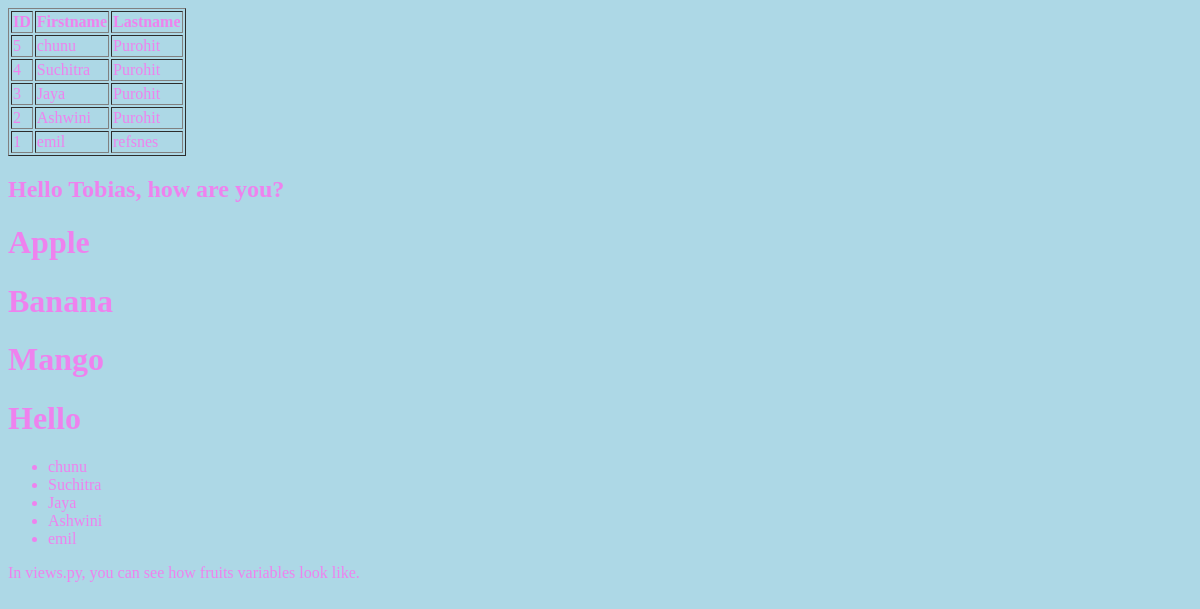
The app's page /testing/, older data.
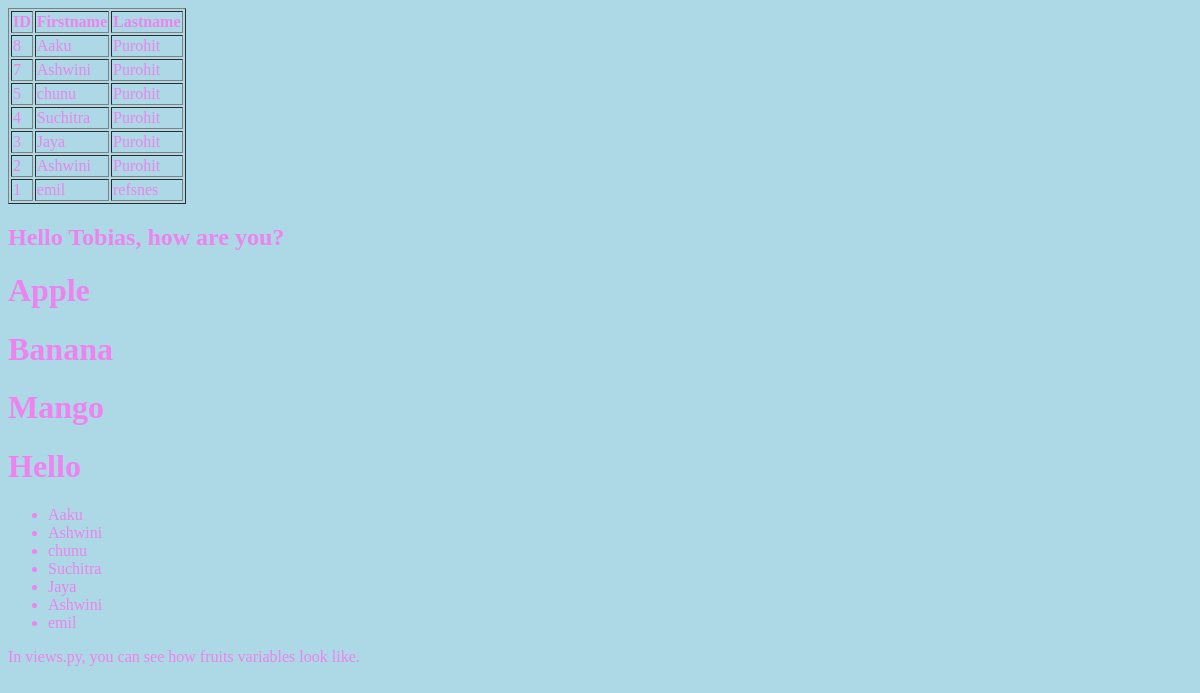
The same page, newer data.
### members/models.py (models this page shows, shortened)
class Member(models.Model):
    firstname = models.CharField(max_length=255)
    lastname = models.CharField(max_length=255)
    phone = models.IntegerField(null=True)
    joined_date = models.DateField(null=True)
    slug = models.SlugField(default="", null=False)

### members/views.py (the view)
# urls.py: path("testing/", views.testing10, name="testing"),
def testing10(request):
    mymembers = Member.objects.all().order_by("lastname", "-id")
    return render(request, "template.html", {
        "mymembers": mymembers,
        "fruits": ["Apple", "Banana", "Mango"],
        "greeting": 1,
    })

### members/templates/template.html
{% load static %}
{% load static %}
<!DOCTYPE html>
<html>
<link rel="stylesheet" href="{% static 'myglobal.css' %}">
<head>
    <link rel="stylesheet" href="{% static 'myfirst.css' %}">
</head>
<body>
<table border="1">
    <tr>
        <th>ID</th>
        <th>Firstname</th>
        <th>Lastname</th>
    </tr>
    {% for x in mymembers %}
    <tr>
        <td>{{ x.id }}</td>
        <td>{{ x.firstname }}</td>
        <td>{{ x.lastname }}</td>
    </tr>
    {% endfor %}
</table>
{% with firstname="Tobias" %}
<h2>Hello {{ firstname }}, how are you?</h2>
{% for x in fruits %}
<h1>{{ x }}</h1>
{% endfor %}
{% if greeting == 1 %}
<h1>Hello</h1>
{% else %}
<h1>Bye</h1>
{% endif %}
<ul>
{% for x in mymembers %}
    <li>{{ x.firstname }}</li>
{% endfor %}
</ul>
<p>In views.py, you can see how fruits variables look like.</p>
{% endwith %}
</body>
</html>

Row changes from the older to the newer data that the page shows:
added Member: id "8", firstname "Aaku", lastname "Purohit"
added Member: id "7", firstname "Ashwini", lastname "Purohit"
